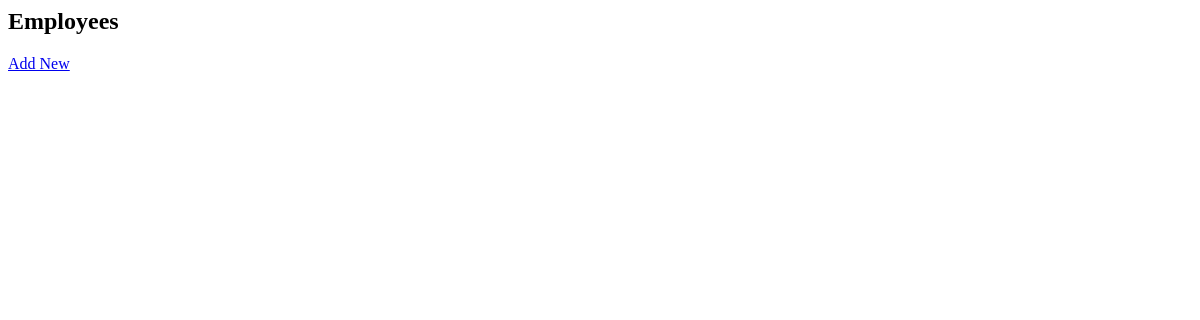
/, run on an earlier commit of the app's database.
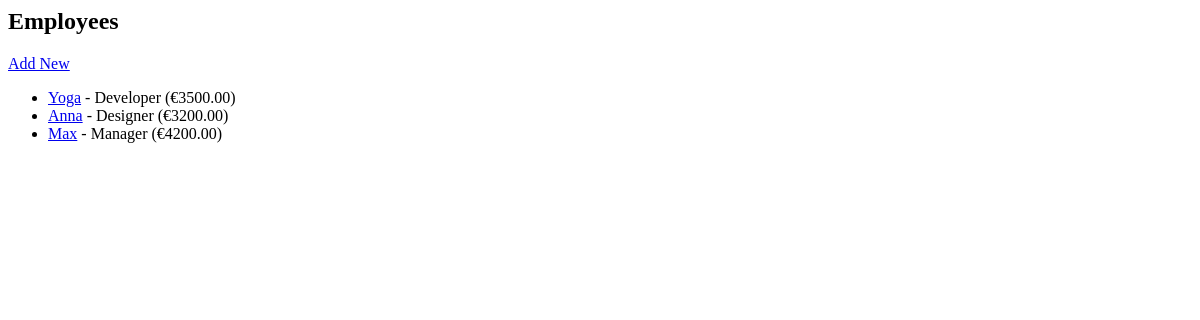
And on a later commit of the database.
### employees/models.py (models this page shows, shortened)
class Employee(models.Model):
    name = models.CharField(max_length=100)
    role = models.CharField(max_length=100)
    salary = models.DecimalField(max_digits=8, decimal_places=2)

### employees/views.py (the view)
# urls.py: path('', views.employee_list, name='employee_list'),
def employee_list(request):
    employees=Employee.objects.all()
    return render(request, "employees/employee_list.html", {"employees": employees})

### employees/templates/employees/employee_list.html
<h2>Employees</h2>
<a href="{% url 'employee_create' %}">Add New</a>
<ul>
{% for e in employees %}
  <li>
    <a href="{% url 'employee_detail' e.pk %}">{{ e.name }}</a> - {{ e.role }} (€{{ e.salary }})
  </li>
{% endfor %}
</ul>

What changed in the data, as far as the page shows it:
added Employee: name "Yoga", role "Developer", salary "3500.00"
added Employee: name "Anna", role "Designer", salary "3200.00"
added Employee: name "Max", role "Manager", salary "4200.00"
